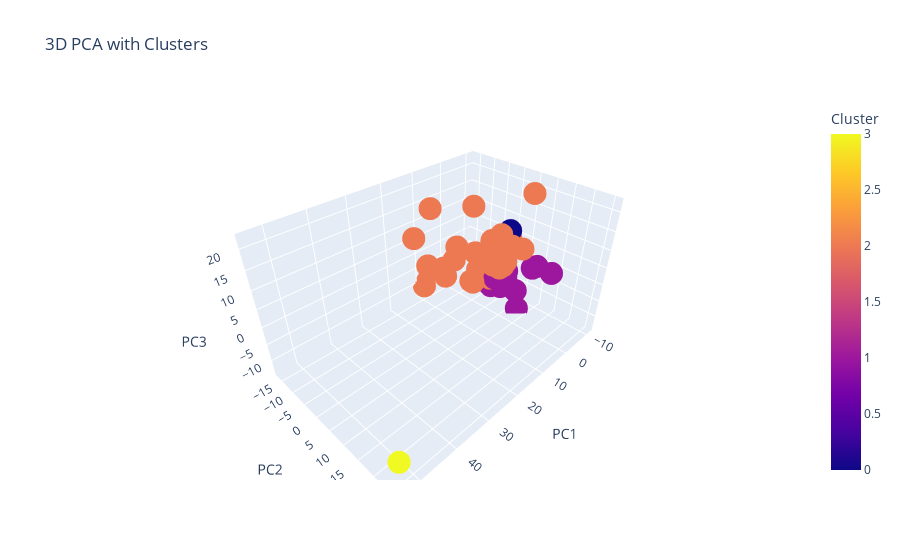

The code cell stored with this chart in its notebook:
### Code cell
RB_US_knn_text = pd.read_csv('../../../knnData/RB_US_knn_text.csv')

run_clustering(RB_US_knn_text)

### Figure 1 — Plotly figure (JSON) as saved in the notebook; plotly's stock layout.template omitted (floating-point values rounded to 4 significant figures)
{"data": [{"customdata": [["Alabama", 2], ["Alaska", 2], ["Arizona", 2], ["Arkansas", 2], ["California", 2], ["Colorado", 2], ["Connecticut", 1], ["Delaware", 2], ["Florida", 2], ["Georgia", 2], ["Hawaii", 2], ["Idaho", 2], ["Illinois", 1], ["Indiana", 2], ["Iowa", 1], ["Kansas", 1], ["Kentucky", 2], ["Louisiana", 1], ["Maine", 0], ["Maryland", 1], ["Massachusetts", 2], ["Michigan", 2], ["Minnesota", 1], ["Mississippi", 2], ["Missouri", 1], ["Montana", 2], ["Nebraska", 2], ["Nevada", 2], ["New Hampshire", 1], ["New Jersey", 2], ["New Mexico", 2], ["New York", 1], ["North Carolina", 1], ["North Dakota", 2], ["Ohio", 2], ["Oklahoma", 2], ["Oregon", 2], ["Pennsylvania", 2], ["Rhode Island", 2], ["South Carolina", 2], ["South Dakota", 3], ["Tennessee", 2], ["Texas", 2], ["Utah", 1], ["Vermont", 2], ["Virginia", 2], ["Washington", 2], ["West Virginia", 2], ["Wisconsin", 1], ["Wyoming", 2]], "hovertemplate": "State=%{customdata[0]}<extra></extra>", "legendgroup": "", "marker": {"color": [2, 2, 2, 2, 2, 2, 1, 2, 2, 2, 2, 2, 1, 2, 1, 1, 2, 1, 0, 1, 2, 2, 1, 2, 1, 2, 2, 2, 1, 2, 2, 1, 1, 2, 2, 2, 2, 2, 2, 2, 3, 2, 2, 1, 2, 2, 2, 2, 1, 2], "coloraxis": "coloraxis", "symbol": "circle"}, "mode": "markers", "name": "", "scene": "scene", "showlegend": false, "type": "scatter3d", "x": [4.477, -8.69, -8.272, 7.866, -5.51, 0.5822, -10.78, -6.755, -1.021, -1.606, 9.88, -3.584, -2.226, 4.055, -1.765, -2.011, -3.496, -4.791, -8.103, -5.424, -4.74, -1.682, -4.393, 8.861, -1.575, 10.49, 9.714, -1.567, -9.882, -3.252, 2.779, -5.617, -7.818, 14.11, -4.259, 7.253, -5.67, 0.1096, -5.574, -1.839, 53.65, -1.605, 0.4188, -8.918, -3.258, -2.62, -4.263, 3.804, -1.833, 16.34], "y": [-7.298, 4.788, 0.8388, -15.28, 1.268, 1.35, 7.186, -0.1261, -3.18, -1.655, -11.73, 2.348, -1.985, -1.131, 1.33, -2.669, 1.336, 7.473, 0.5887, 2.394, 2.957, -0.4667, 1.435, -15.83, 0.2701, -5.585, -7.1, -0.2051, 9.139, 2.177, -3.404, 2.329, 4.383, -13.63, 1.954, -16.56, 3.424, -3.363, -0.3538, 2.701, 25.66, 0.5367, -5.378, 14.36, 9.963, -0.6785, 2.751, -1.711, 1.373, 2.998], "z": [4.067, 2.989, 4.658, -3.935, 4.059, 7.934, -3.003, -2.377, -1.344, 0.9482, 15.56, -1.227, -6.025, 4.685, -7.147, -4.852, -2.29, -13.59, 7.234, -5.853, 4.253, 6.01, -8.862, -10.6, -7.754, -1.654, -0.165, -5.437, -1.132, 5.52, 16.61, -3.794, -10.51, 7.904, 1.586, -7.325, 4.539, -3.294, 6.613, 4.309, -6.331, -0.8449, -7.901, -0.5342, 22.23, -3.781, 0.0455, -4.942, -4.848, 9.605]}], "layout": {"coloraxis": {"colorbar": {"title": {"text": "Cluster"}}, "colorscale": [[0, "#0d0887"], [0.1111, "#46039f"], [0.2222, "#7201a8"], [0.3333, "#9c179e"], [0.4444, "#bd3786"], [0.5556, "#d8576b"], [0.6667, "#ed7953"], [0.7778, "#fb9f3a"], [0.8889, "#fdca26"], [1, "#f0f921"]]}, "legend": {"tracegroupgap": 0}, "scene": {"domain": {"x": [0, 1], "y": [0, 1]}, "xaxis": {"title": {"text": "PC1"}}, "yaxis": {"title": {"text": "PC2"}}, "zaxis": {"title": {"text": "PC3"}}}, "title": {"text": "3D PCA with Clusters"}}}
